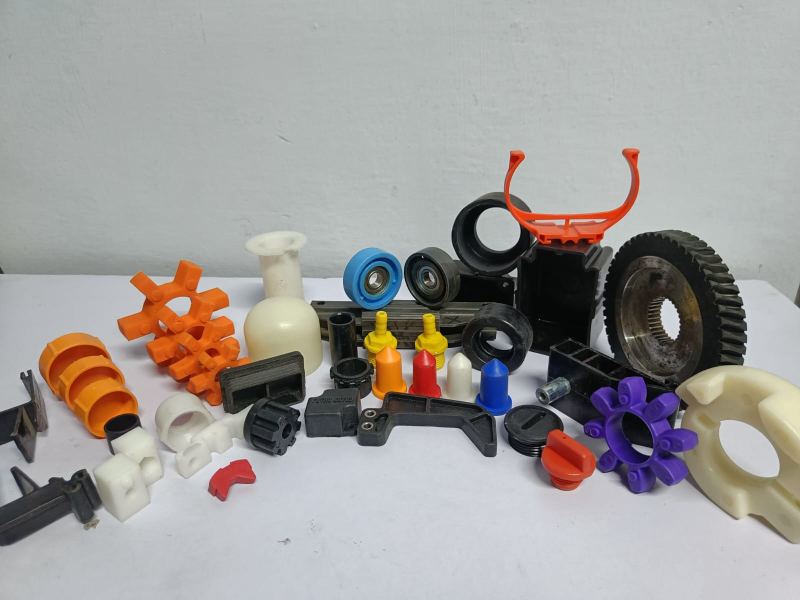
#> input picture WhatsApp Image 2026-11-13 at 2.03.02 PM.jpeg, 1600 x 1200 px, found by its file name (shown at 1/2 size)
$ python inspect_pc_region.py
#> lines starting #> are read from the running program, lines starting #| are printed output that depends on the picture
from PIL import Image

im = Image.open('WhatsApp Image 2026-11-13 at 2.03.02 PM.jpeg')
#> im is the input picture: PIL image 1600x1200 RGB; mean R, G, B 158.8, 155.5, 152.9
w, h = im.size
#> w = 1600; h = 1200

# Let's crop:
# (800, 200, 1400, 600)
crop1 = im.crop((800, 200, 1400, 600))
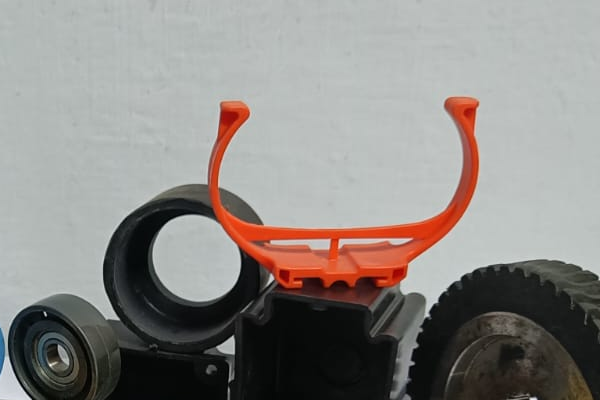
#> crop1: PIL image 600x400 RGB; mean R, G, B 140.2, 136.4, 132.9
crop1.save('assets/inspect_master/crop_pc_region.jpg')

# Let's also check (200, 450, 700, 850)
crop2 = im.crop((200, 450, 700, 850))
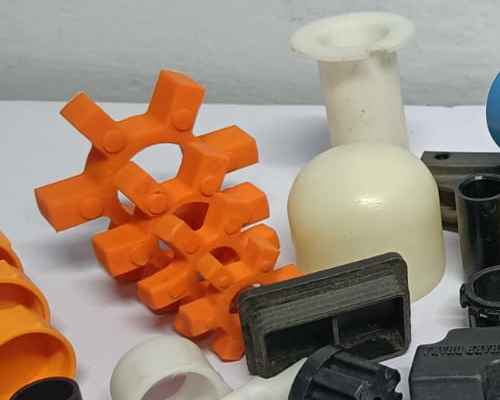
#> crop2: PIL image 500x400 RGB; mean R, G, B 158, 134.3, 116.4
crop2.save('assets/inspect_master/crop_midleft_region.jpg')

# Let's inspect what colors and shapes are in crop_pc_region
print('Saved crop_pc_region.jpg and crop_midleft_region.jpg')

$ run again, with WhatsApp Image 2026-11-13 at 2.02.58 PM.jpeg copied over WhatsApp Image 2026-11-13 at 2.03.02 PM.jpeg
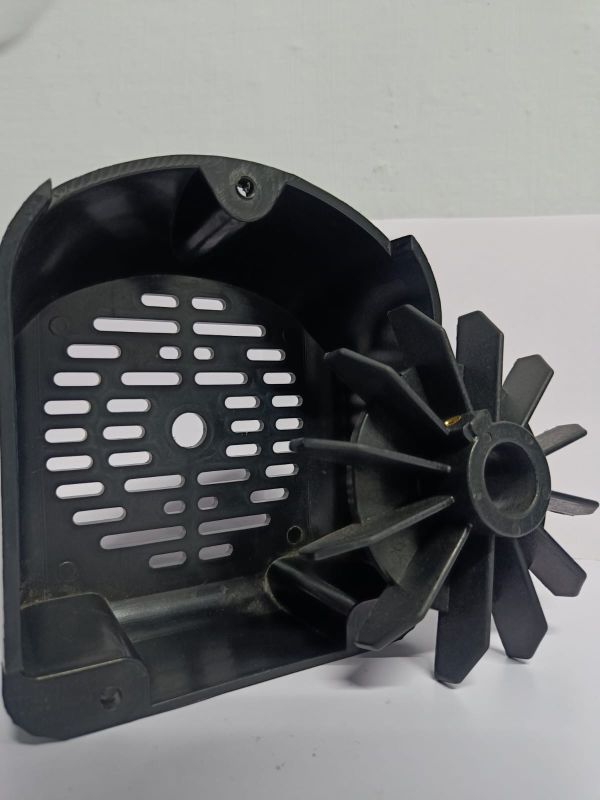
#> input picture WhatsApp Image 2026-11-13 at 2.02.58 PM.jpeg, 1200 x 1600 px, found by its file name (shown at 1/2 size)
#> im is the input picture: PIL image 1200x1600 RGB; mean R, G, B 110.9, 112, 112.5
#> `crop1 = im.crop((800, 200, 1400, 600))`:
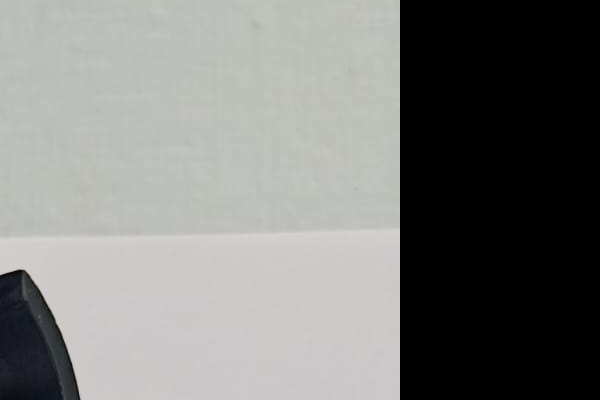
#> crop1: PIL image 600x400 RGB; mean R, G, B 124.9, 124.8, 122.8
#> `crop2 = im.crop((200, 450, 700, 850))`:
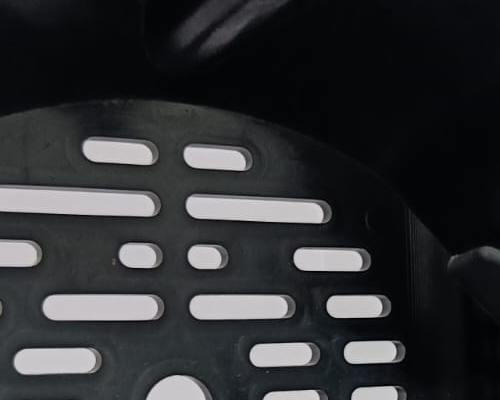
#> crop2: PIL image 500x400 RGB; mean R, G, B 47.4, 48.5, 50.9

$ run again, with WhatsApp Image 2026-11-13 at 2.02.59 PM.jpeg copied over WhatsApp Image 2026-11-13 at 2.03.02 PM.jpeg
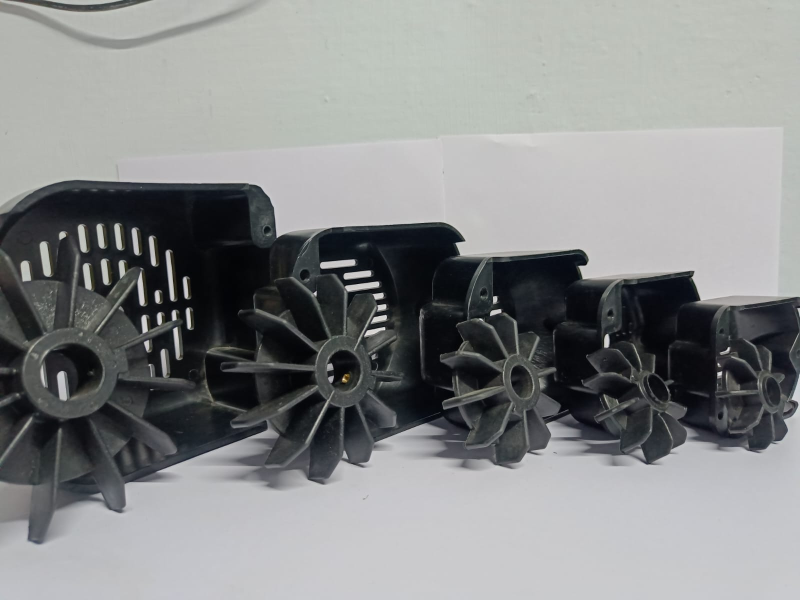
#> input picture WhatsApp Image 2026-11-13 at 2.02.59 PM.jpeg, 1600 x 1200 px, found by its file name (shown at 1/2 size)
#> im is the input picture: PIL image 1600x1200 RGB; mean R, G, B 135.6, 137.4, 137.7
#> `crop1 = im.crop((800, 200, 1400, 600))`:
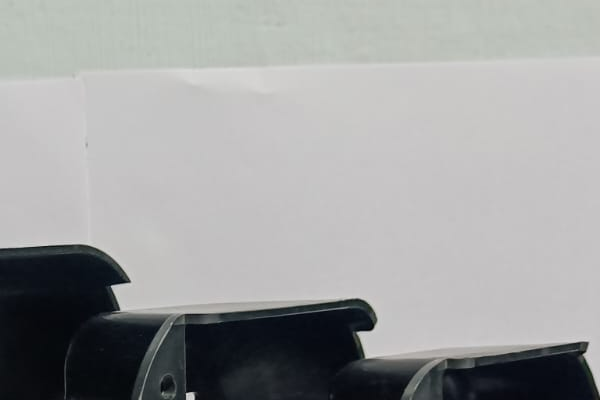
#> crop1: PIL image 600x400 RGB; mean R, G, B 158.8, 159.7, 159.7
#> `crop2 = im.crop((200, 450, 700, 850))`:
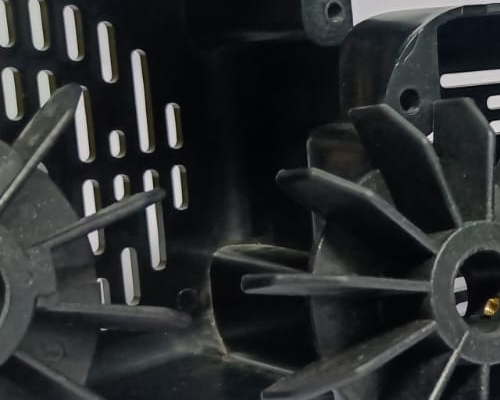
#> crop2: PIL image 500x400 RGB; mean R, G, B 43.6, 45.7, 46.8

$ run again, with WhatsApp Image 2026-11-13 at 2.03.00 PM.jpeg copied over WhatsApp Image 2026-11-13 at 2.03.02 PM.jpeg
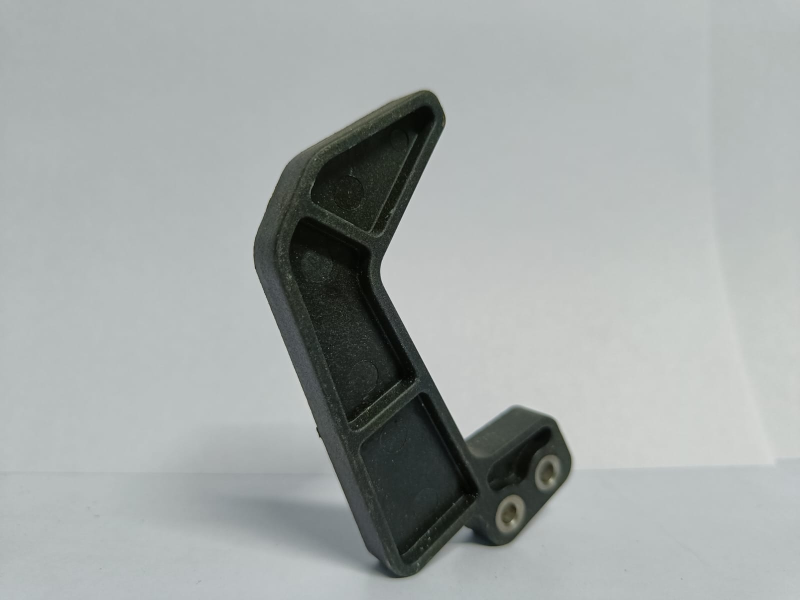
#> input picture WhatsApp Image 2026-11-13 at 2.03.00 PM.jpeg, 1600 x 1200 px, found by its file name (shown at 1/2 size)
#> im is the input picture: PIL image 1600x1200 RGB; mean R, G, B 163.1, 168.4, 167.2
#> `crop1 = im.crop((800, 200, 1400, 600))`:
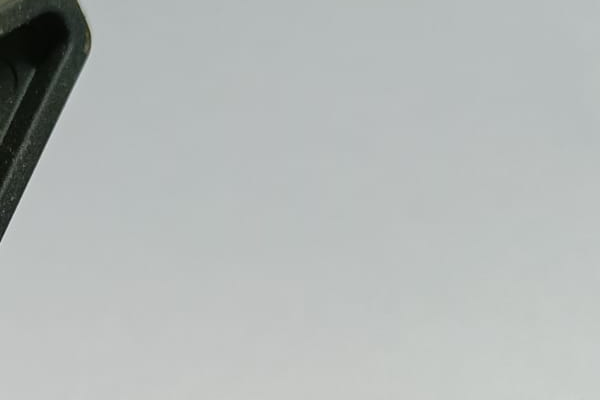
#> crop1: PIL image 600x400 RGB; mean R, G, B 179.6, 184.1, 183
#> `crop2 = im.crop((200, 450, 700, 850))`:
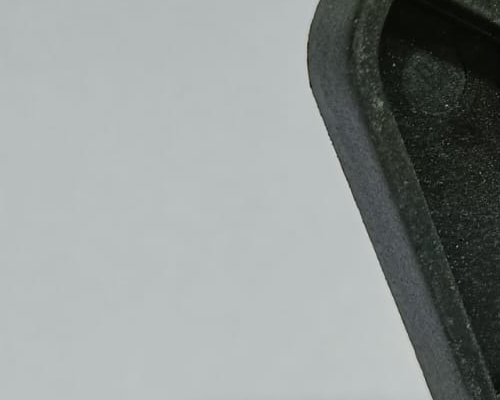
#> crop2: PIL image 500x400 RGB; mean R, G, B 144.4, 150, 148.8
